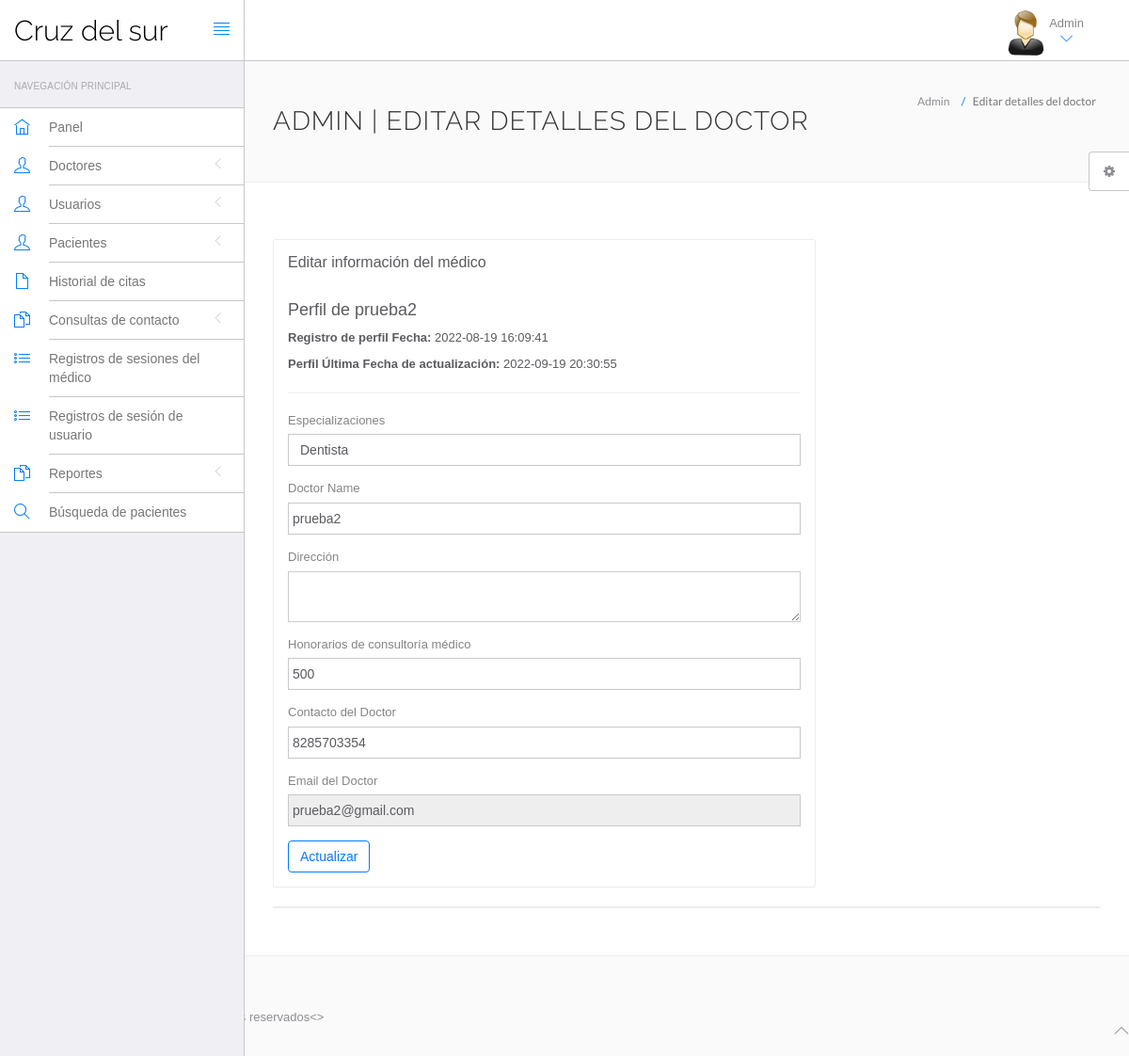
Page /hms/admin/edit-doctor.php?id=1 (signed in) on the committed database.
### tables this page shows
CREATE TABLE `doctors` (
  `id` int(11) NOT NULL,
  `specilization` varchar(255) DEFAULT NULL,
  `doctorName` varchar(255) DEFAULT NULL,
  `address` longtext DEFAULT NULL,
  `docFees` varchar(255) DEFAULT NULL,
  `contactno` bigint(11) DEFAULT NULL,
  `docEmail` varchar(255) DEFAULT NULL,
  `password` varchar(255) DEFAULT NULL,
  `creationDate` timestamp NULL DEFAULT current_timestamp(),
  `updationDate` timestamp NULL DEFAULT NULL ON UPDATE current_timestamp()
);

### hms/admin/edit-doctor.php (the view, shortened to what this page needs)
<?php
include('include/config.php');
$did = intval($_GET['id']);
?>
<!DOCTYPE html>
<html lang="en">
<head>
	<link rel="stylesheet" href="vendor/bootstrap/css/bootstrap.min.css">
	<link rel="stylesheet" href="vendor/fontawesome/css/font-awesome.min.css">
	<link rel="stylesheet" href="vendor/themify-icons/themify-icons.min.css">
	<link href="vendor/animate.css/animate.min.css" rel="stylesheet" media="screen">
	<link href="vendor/perfect-scrollbar/perfect-scrollbar.min.css" rel="stylesheet" media="screen">
	<link href="vendor/switchery/switchery.min.css" rel="stylesheet" media="screen">
	<link href="vendor/bootstrap-touchspin/jquery.bootstrap-touchspin.min.css" rel="stylesheet" media="screen">
	<link href="vendor/select2/select2.min.css" rel="stylesheet" media="screen">
	<link href="vendor/bootstrap-datepicker/bootstrap-datepicker3.standalone.min.css" rel="stylesheet" media="screen">
	<link href="vendor/bootstrap-timepicker/bootstrap-timepicker.min.css" rel="stylesheet" media="screen">
	<link rel="stylesheet" href="assets/css/styles.css">
	<link rel="stylesheet" href="assets/css/plugins.css">
	<link rel="stylesheet" href="assets/css/themes/theme-1.css" id="skin_color" />
</head>
<body>
	<div id="app">
		<?php include('include/sidebar.php'); ?>
		<div class="app-content">
			<?php include('include/header.php'); ?>
			<div class="main-content">
				<div class="wrap-content container" id="container">
					<section id="page-title">
						<div class="row">
							<div class="col-sm-8">
								<h1 class="mainTitle">Admin | Editar detalles del doctor</h1>
							</div>
							<ol class="breadcrumb">
								<li>
									<span>Admin</span>
								</li>
								<li class="active">
									<span>Editar detalles del doctor</span>
								</li>
							</ol>
						</div>
					</section>
					<div class="container-fluid container-fullw bg-white">
						<div class="row">
							<div class="col-md-12">
								<div class="row margin-top-30">
									<div class="col-lg-8 col-md-12">
										<div class="panel panel-white">
											<div class="panel-heading">
												<h5 class="panel-title">Editar información del médico</h5>
											</div>
											<div class="panel-body">
												<?php $sql = mysqli_query($con, "select * from doctors where id='$did'");
												while ($data = mysqli_fetch_array($sql)) {
												?>
													<h4>Perfil de  <?php echo htmlentities($data['doctorName']); ?></h4>
													<p><b>Registro de perfil Fecha: </b><?php echo htmlentities($data['creationDate']); ?></p>
													<?php if ($data['updationDate']) { ?>
														<p><b>Perfil Última Fecha de actualización: </b><?php echo htmlentities($data['updationDate']); ?></p>
													<?php } ?>
													<hr />
													<form role="form" name="adddoc" method="post" onSubmit="return valid();">
														<div class="form-group">
															<label for="DoctorSpecialization">
																Especializaciones
															</label>
															<select name="Doctorspecialization" class="form-control" required="required">
																<option value="<?php echo htmlentities($data['specilization']); ?>">
																	<?php echo htmlentities($data['specilization']); ?></option>
															</select>
														</div>
														<div class="form-group">
															<label for="doctorname">
																Doctor Name
															</label>
															<input type="text" name="docname" class="form-control" value="<?php echo htmlentities($data['doctorName']); ?>">
														</div>
														<div class="form-group">
															<label for="address">
																Dirección
															</label>
															<textarea name="clinicaddress" class="form-control"><?php echo htmlentities($data['address']); ?></textarea>
														</div>
														<div class="form-group">
															<label for="fess">
																Honorarios de consultoría médico
															</label>
															<input type="text" name="docfees" class="form-control" required="required" value="<?php echo htmlentities($data['docFees']); ?>">
														</div>
														<div class="form-group">
															<label for="fess">
																Contacto del Doctor
															</label>
															<input type="text" name="doccontact" class="form-control" required="required" value="<?php echo htmlentities($data['contactno']); ?>">
														</div>
														<div class="form-group">
															<label for="fess">
																Email del Doctor
															</label>
															<input type="email" name="docemail" class="form-control" readonly="readonly" value="<?php echo htmlentities($data['docEmail']); ?>">
														</div>
													<?php } ?>
													<button type="submit" name="submit" class="btn btn-o btn-primary">
														Actualizar
													</button>
													</form>
											</div>
										</div>
									</div>
								</div>
							</div>
							<div class="col-lg-12 col-md-12">
								<div class="panel panel-white">
								</div>
							</div>
						</div>
					</div>
				</div>
			</div>
		</div>
	</div>
	<?php include('include/footer.php'); ?>
	<?php include('include/setting.php'); ?>
	<>
</body>
</html>

### hms/admin/assets/css/themes/theme-1.css (style rules this page uses)
body { background: #FAFAFA; }

### rows in the picture
doctors: doctorName "prueba2", creationDate "2022-08-19 16:09:41", updationDate "2022-09-19 20:30:55", Doctorspecialization "Dentista", docname "prueba2", docfees "500", doccontact "8285703354", docemail "prueba2@gmail.com"
